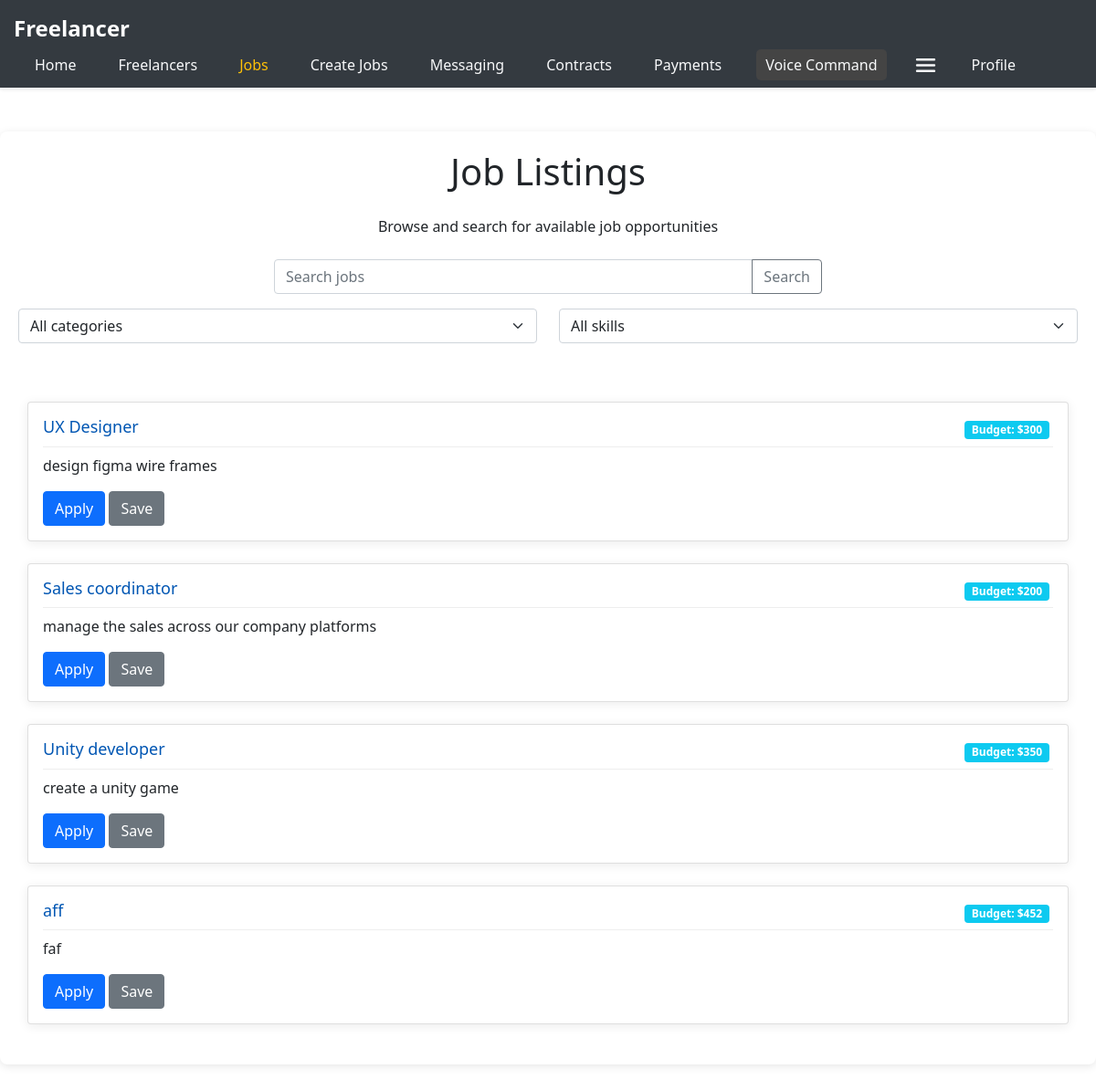
/jobListings (signed in), run on the app's committed database.
### app.py (models this page shows)
class Job(db.Model):
    id = db.Column(db.Integer, primary_key=True)
    title = db.Column(db.String(120), nullable=False)
    description = db.Column(db.Text, nullable=False)
    budget = db.Column(db.String(120), nullable=False)
    duration = db.Column(db.String(120))
    experience_level = db.Column(db.String(120))
    skills = db.Column(db.String(120))
    category_id = db.Column(db.Integer, db.ForeignKey('category.id'))
    category = db.relationship('Category', backref='jobs')
    employer_id = db.Column(db.Integer, db.ForeignKey('user.id'), nullable=False)

### app.py (the view)
@app.route('/jobListings', methods=['GET', 'POST'])
def job_listings():
    if 'user_id' not in session:
        flash('Please log in to view job listings.', 'warning')
        return redirect(url_for('login'))
    current_user_id = session['user_id']
    user = User.query.get(current_user_id)
    query = Job.query
    all_contracts = Contract.query.all()
    if user:
        if user.jobs:
            employer_jobs_subquery = db.session.query(Contract.job_id).filter_by(employer_id=current_user_id).subquery()
            query = query.filter(~Job.id.in_(employer_jobs_subquery))
        applied_jobs_subquery = db.session.query(Contract.job_id).filter_by(freelancer_id=current_user_id).subquery()
        query = query.filter(~Job.id.in_(applied_jobs_subquery))
    completed_or_paid_jobs = db.session.query(Contract.job_id).filter(Contract.status.in_(['completed', 'Paid'])).all()
    excluded_job_ids = [row.job_id for row in completed_or_paid_jobs]
    query = query.filter(~Job.id.in_(excluded_job_ids))
    search_query = request.args.get('search_query')
    category_id = request.args.get('category')
    skill_filter = request.args.get('skill')
    if search_query:
        query = query.filter(Job.title.contains(search_query))
    if category_id and category_id != '':
        query = query.filter(Job.category_id == category_id)
    if skill_filter and skill_filter != '':
        query = query.filter(Job.skills.contains(skill_filter))
    jobs = query.all()
    categories = Category.query.all()
    unique_skills = set()
    for job in Job.query.with_entities(Job.skills).all():
        if job.skills:
            unique_skills.update([skill.strip() for skill in job.skills.split(',')])
    return render_template('jobListings.html', jobs=jobs, categories=categories, skills=sorted(unique_skills))

### templates/jobListings.html (shortened to what this page needs)
{% extends 'nav.html' %} {% block title %}Job Listings{% endblock %} {% block
content %}
<main class="joblistingcontainer my-5">
  <h1 class="text-center mb-4">Job Listings</h1>
  <p class="text-center mb-4">
    Browse and search for available job opportunities
  </p>
  <form action="/jobListings" method="GET" class="mb-5">
    <div class="input-group mb-3">
      <input
        type="search"
        name="search_query"
        class="form-control"
        placeholder="Search jobs"
        aria-label="Search jobs"
      />
      <button class="btn btn-outline-secondary" type="submit">Search</button>
    </div>
    <div class="row">
      <div class="col-md-6 mb-3">
        <select
          name="category"
          class="form-select"
          aria-label="Select category"
        >
          <option value="">All categories</option>
        </select>
      </div>
      <div class="col-md-6">
        <select name="skill" class="form-select" aria-label="Select skills">
          <option value="">All skills</option>
        </select>
      </div>
    </div>
  </form>
  <section id="job-results">
    {% for job in jobs %}
    <article class="card mb-4">
      <div class="card-body">
        <h2 class="card-title">{{ job.title }}</h2>
        <p class="card-text">{{ job.description }}</p>
        <span class="badge bg-info">Budget: ${{ job.budget }}</span>
        <div class="mt-3">
          <form action="/apply_for_job" method="POST" class="d-inline">
            <button type="submit" class="btn btn-primary">Apply</button>
          </form>
          <button class="btn btn-secondary">Save</button>
        </div>
      </div>
    </article>
    {% else %}
    <p>No jobs found.</p>
    {% endfor %}
  </section>
</main>
{% endblock %}

### templates/nav.html (shortened to what this page needs)
<!DOCTYPE html>
<html lang="en">
  <head>
    <link rel="stylesheet" href="/static/styles.css" />
    <link
      href="https://cdn.jsdelivr.net/npm/bootstrap@5.1.3/dist/css/bootstrap.min.css"
      rel="stylesheet"
    />
  </head>
  <body>
    <header>
      <nav class="navbar" aria-label="Main Navigation">
        <div class="navbar-brand">
          <span>Freelancer</span>
        </div>
        <ul class="nav-links" role="menubar">
          <li role="none">
            <a
              href="/home"
              role="menuitem"
              class="{% if request.path == '/home' %}active{% endif %}"
              >Home</a
            >
          </li>
          <li role="none">
            <a
              href="/freelancerSearch"
              role="menuitem"
              class="{% if request.path == '/freelancerSearch' %}active{% endif %}"
              >Freelancers</a
            >
          </li>
          <li role="none">
            <a
              href="/jobListings"
              role="menuitem"
              class="{% if request.path == '/jobListings' %}active{% endif %}"
              >Jobs</a
            >
          </li>
          <li role="none">
            <a
              href="/createJobListings"
              role="menuitem"
              class="{% if request.path == '/createJobListings' %}active{% endif %}"
              >Create Jobs</a
            >
          </li>
          <li role="none">
            <a
              href="/messaging"
              role="menuitem"
              class="{% if request.path == '/messaging' %}active{% endif %}"
              >Messaging</a
            >
          </li>
          <li role="none">
            <a
              href="/contractManagement"
              role="menuitem"
              class="{% if request.path == '/contractManagement' %}active{% endif %}"
              >Contracts</a
            >
          </li>
          <li role="none">
            <a
              href="/paymentDashboard"
              role="menuitem"
              class="{% if request.path == '/paymentDashboard' %}active{% endif %}"
              >Payments</a
            >
          </li>
          <li>
            <button
              id="voice-command-btn"
              onclick="toggleVoiceCommand()"
              class="voice-command-btn"
              aria-label="Activate voice command"
            >
              Voice Command
            </button>
          </li>
          <div
            class="hamburger-menu"
            aria-haspopup="true"
            aria-expanded="false"
            aria-label="Toggle Menu"
            onclick="toggleMenu()"
          >
          </div>
          <li>
            <a
              role="menuitem"
              href="/profile"
              class="{% if request.path == '/profile' %}active{% endif %}"
              >Profile</a
            >
          </li>
        </ul>
      </nav>
    </header>
    <main>
      {% block content %}{% endblock %}
    </main>
  </body>
</html>

### static/styles.css (style rules this page uses)
body { font-family: "Helvetica Neue", Helvetica, Arial, sans-serif; background-color: #f8f9fa; color: #212529; margin: 0; padding: 0; }
.btn-primary { background-color: #007bff; color: #ffffff; }
.btn-secondary { background-color: #6c757d; color: #ffffff; }
.card { margin: 10px; box-shadow: 0 2px 5px rgba(0, 0, 0, 0.2); }
.card-body { padding: 15px; position: relative; }
.card-title { font-size: 18px; color: #0056b3; }
.container input[type="search"], select, input[type="range"] { width: 100%; padding: 10px; margin-top: 5px; margin-bottom: 20px; border: 1px solid #ccc; border-radius: 4px; }
.joblistingcontainer { background-color: #fff; padding: 20px; border-radius: 8px; box-shadow: 0 2px 10px rgba(0, 0, 0, 0.1); }
.input-group.mb-3, .form-select { max-width: 600px; margin: auto; }
.badge.bg-info { position: absolute; top: 20px; right: 20px; }
button { padding: 5px 10px; background-color: #0056b3; color: white; border: none; cursor: pointer; }
.navbar { background-color: #343a40; padding: 10px 15px; box-shadow: 0 2px 4px rgba(0, 0, 0, 0.1); display: flex; justify-content: space-between; align-items: center; }
.navbar-brand span { color: #fff; font-size: 24px; font-weight: bold; }
.nav-links { display: flex; align-items: center; margin: 0; padding: 0; }
.nav-links li { list-style: none; padding: 0 15px; }
.nav-links a { color: #f8f9fa; text-decoration: none; font-weight: 500; padding: 8px 8px; transition: color 0.3s ease; }
.nav-links a:hover, .nav-links a.active { color: #ffc107; }
.hamburger-menu { margin: 0 15px; }
.card { background-color: #fff; box-shadow: 0 2px 12px rgba(0, 0, 0, 0.08); }
.card-body { padding: 20px; }
.card-title { border-bottom: 1px solid #eee; padding-bottom: 10px; }
.input-group-text, .form-control { border-radius: 0.25rem; }
.btn-primary { color: #fff; background-color: #007bff; border-color: #007bff; }

### templates/nav.html (style rules this page uses)
.voice-command-btn { background-color: #444; color: #f8f9fa; border-radius: 5px; }

### data on the page
Job: title "UX Designer", description "design figma wire frames", budget "300"
Job: title "Sales coordinator", description "manage the sales across our company platforms", budget "200"
Job: title "Unity developer", description "create a unity game", budget "350"
Job: title "aff", description "faf", budget "452"
